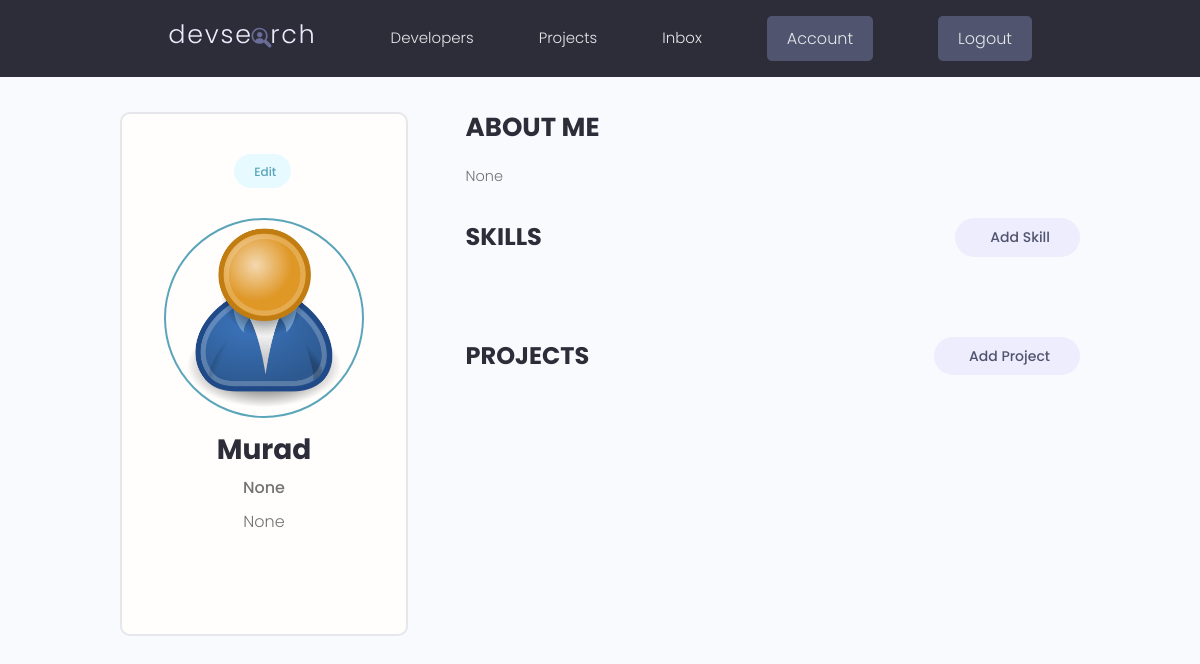
/account/ (signed in), run on the app's committed database.
### users/models.py (models this page shows, shortened)
class Profile(models.Model):
    user = models.OneToOneField(User, on_delete=models.CASCADE, null=True, blank=True)
    name = models.CharField(max_length=100, blank=True, null=True)
    location = models.CharField(max_length=200, blank=True, null=True)
    username = models.CharField(max_length=100, blank=True, null=True)
    email = models.EmailField(max_length=200, blank=True, null=True)
    short_intro = models.CharField(max_length=100, blank=True, null=True)
    bio = models.TextField(blank=True, null=True)
    profile_image = models.ImageField(null=True, blank=True, upload_to='profiles/', default='profiles/user-default.png')
    social_github = models.CharField(max_length=100, blank=True, null=True)
    social_twitter = models.CharField(max_length=100, blank=True, null=True)
    social_linkedin = models.CharField(max_length=100, blank=True, null=True)
    social_youtube = models.CharField(max_length=100, blank=True, null=True)
    social_website = models.CharField(max_length=100, blank=True, null=True)
    created = models.DateTimeField(auto_now_add=True)
    id = models.UUIDField(default=uuid.uuid4, unique=True, primary_key=True, editable=False)
    class Meta:
        ordering: ['created']

### users/views.py (the view)
# urls.py: path('account/', views.userAccount, name='account'),
@login_required(login_url='login')
def userAccount(request):
    profile = request.user.profile
    skills = profile.skill_set.all()
    projects = profile.porject_set.all()
    print(projects)
    return render(request, 'users/account.html', {'profile': profile, 'skills': skills, 'projects': projects})

### users/templates/users/account.html (shortened to what this page needs)
{% extends 'main.html' %}
{% load static %}
{% block content %}
<main class="settingsPage profile my-md">
    <div class="container">
        <div class="layout">
            <div class="column column--1of3">
                <div class="card text-center">
                    <div class="card__body dev">
                        <a class="tag tag--pill tag--main settings__btn" href="{% url 'edit-account' %}"> Edit</a>
                        <img class="avatar avatar--xl dev__avatar" src="{{profile.profile_image.url}}"/>
                        <h2 class="dev__name">{{profile.name}}</h2>
                        <p class="dev__title">{{profile.short_intro}}</p>
                        <p class="dev__location">{{profile.location}}</p>
                    </div>
                </div>
            </div>
            <div class="column column--2of3">
                <div class="devInfo">
                    <h3 class="devInfo__title">About Me</h3>
                    <p class="devInfo__about">
                        {{profile.bio}}
                    </p>
                </div>
                <div class="settings">
                    <h3 class="settings__title">Skills</h3>
                    <a class="tag tag--pill tag--sub settings__btn tag--lg" href="{% url 'create-skill' %}"> Add
                        Skill</a>
                </div>
                <div class="settings">
                    <h3 class="settings__title">Projects</h3>
                    <a class="tag tag--pill tag--sub settings__btn tag--lg" href="{% url 'create-project' %}"> Add
                        Project</a>
                </div>
            </div>
        </div>
    </div>
</main>
{% endblock content %}

### static/styles/app.css (style rules this page uses)
:root { --color-sub: #2d2d39; }
.card { border: 2px solid var(--color-light); }
img { width: 100%; }
.profile .card > .dev { padding: 4rem; }
.dev__avatar { display: block; margin: auto; }
.dev__name { color: var(--color-sub); font-size: 2.8rem; font-weight: 700; margin-top: 1rem; margin-bottom: 0.5rem; }
.dev__title { font-size: 1.6rem; font-weight: 500; line-height: 1.3; }
.dev__location { margin-top: 1rem; }
.devInfo { margin-bottom: 3rem; }
.devInfo__title, .devInfo__subtitle { font-size: 2.6rem; color: var(--color-sub); text-transform: uppercase; font-weight: 700; margin-bottom: 1.5rem; }
.devInfo__about, .devSkill__info { font-size: 1.45rem; line-height: 1.7; text-align: justify; }
.settingsPage .dev > .settings__btn { display: inline-block; margin-bottom: 3rem; }
.settings { display: flex; justify-content: space-between; align-items: center; }
.settings__title { font-size: 2.4rem; text-transform: uppercase; font-weight: 700; color: var(--color-sub); }

### static/uikit/styles/modules/_variables.css (style rules this page uses)
:root { --color-main: #5aa5b9; --color-main-light: #e6faff; --color-sub: #3f4156; --color-sub-light: #51546e; --color-sub-lighter: #ededfd; --color-text: #737373; --color-gray: #8b8b8b; --color-light: #e5e7eb; --color-light-gray: #767676; --color-bg: #f8fafd; --color-white: #fffefd; --color-white-light: #f3f3f3; --color-success: #359e64; --color-success-bg: #def8e8; --color-error: #fc4b0b; --color-error-bg: #fff2ee; --font-base: 'Poppins', arial, helvetica, 'Segoe UI', roboto, ubuntu, sans-serif; --font-monospace: 'Fira Code', 'Courier New', courier, monospace; --font-regular: 300; --font-medium: 500; --font-bold: 700; --generic-shadow: 1px 1px 5px #00000010; --generic-transition: all 0.3s ease-in-out; }

### static/uikit/styles/modules/_base.css (style rules this page uses)
* { margin: 0; padding: 0; box-sizing: border-box; text-rendering: optimizeLegibility; color: inherit; font-size: inherit; }
html { font-size: 50%; }
@media only screen and (min-width: 480px) { html { font-size: 56.25%; } }
@media only screen and (min-width: 1200px) { html { font-size: 62.5%; } }
body { line-height: 1.6; font-weight: 400; font-size: 1.5rem; color: var(--color-text); background-color: var(--color-bg); min-height: 100vh; }

### static/uikit/styles/modules/_typography.css (style rules this page uses)
* { font-family: var(--font-base); }
h2 { font-size: 3.6rem; font-weight: var(--font-bold); }
h3 { font-size: 3.2rem; font-weight: var(--font-medium); }
p, span, strong { font-size: 1.6rem; color: var(--color-text); font-weight: var(--font-regular); }
a { padding-bottom: 2px; text-decoration: none; display: inline-block; color: var(--color-main); font-weight: var(--font-medium); }

### static/uikit/styles/modules/_utilities.css (style rules this page uses)
.container { width: 92%; max-width: 165rem; margin: 0 auto; box-sizing: border-box; }
@media screen and (min-width: 1000px) { .container { width: 90%; } }
@media screen and (min-width: 1200px) { .container { width: 80%; } }
.text-center { text-align: center; }
.my-md { margin: 3rem auto; }

### static/uikit/styles/modules/_avatar.css (style rules this page uses)
.avatar { border-radius: 50%; border: 2px solid var(--color-main); object-fit: cover; }
.avatar--xl { height: 20rem; width: 20rem; }

### static/uikit/styles/modules/_card.css (style rules this page uses)
.card { border-radius: 1rem; background-color: var(--color-white); border: 1.5px solid var(--color-light); width: auto; height: auto; margin-top: 0.5rem; margin-bottom: 0.5rem; overflow: hidden; }
.card__body, .card__header { padding: 2rem 2.5rem; }

### static/uikit/styles/modules/_tag.css (style rules this page uses)
.tag { display: inline-flex; align-items: center; background-color: var(--color-sub); height: -webkit-fit-content; height: -moz-fit-content; height: fit-content; width: -webkit-fit-content; width: -moz-fit-content; width: fit-content; border-radius: 0.5rem; padding: 0.5rem 1.5rem; font-size: 1.2rem; cursor: pointer; }
.tag:not(:last-child) { margin-right: 0.25rem; margin-bottom: 0.75rem; }
.tag--pill { border-radius: 5rem; }
.tag--main, .tag--main > small { background: var(--color-main-light); color: var(--color-main); font-weight: 500; }
.tag--sub, .tag--sub > small { background: var(--color-sub-lighter); color: var(--color-sub-light); font-weight: 500; }
.tag--lg { padding: 0.8rem 3rem; font-size: 1.4rem; }

### static/uikit/styles/modules/_layout.css (style rules this page uses)
.layout { display: flex; flex-flow: row wrap; justify-content: space-between; }
.layout > .column { margin-bottom: 3rem; }
.layout > .column.column--1of3 { flex-basis: 30%; }
.layout > .column.column--2of3 { flex-basis: 64%; }

### data on the page
Profile: profile_image (placeholder picture), name "Murad", short_intro "None", location "None", bio "None"
